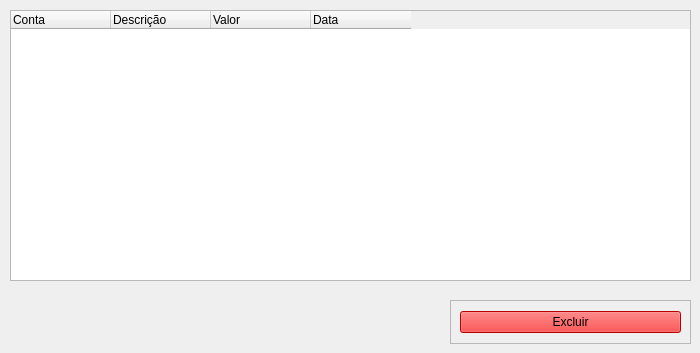
         <widget class="QWidget" name="tab_listarTransacoes">
          <attribute name="title">
           <string>Listar Transações</string>
          </attribute>
          <widget class="QTableWidget" name="tableWidget_transacoes">
           <property name="geometry">
            <rect>
             <x>10</x>
             <y>10</y>
             <width>681</width>
             <height>271</height>
            </rect>
           </property>
           <column>
            <property name="text">
             <string>Conta</string>
            </property>
            <property name="textAlignment">
             <set>AlignLeading|AlignVCenter</set>
            </property>
           </column>
           <column>
            <property name="text">
             <string>Descrição</string>
            </property>
            <property name="textAlignment">
             <set>AlignLeading|AlignVCenter</set>
            </property>
           </column>
           <column>
            <property name="text">
             <string>Valor</string>
            </property>
            <property name="textAlignment">
             <set>AlignLeading|AlignVCenter</set>
            </property>
           </column>
           <column>
            <property name="text">
             <string>Data</string>
            </property>
            <property name="textAlignment">
             <set>AlignLeading|AlignVCenter</set>
            </property>
           </column>
          </widget>
          <widget class="QFrame" name="frame_listarConta_2">
           <property name="geometry">
            <rect>
             <x>450</x>
             <y>300</y>
             <width>241</width>
             <height>44</height>
            </rect>
           </property>
           <property name="frameShape">
            <enum>QFrame::StyledPanel</enum>
           </property>
           <property name="frameShadow">
            <enum>QFrame::Raised</enum>
           </property>
           <layout class="QHBoxLayout" name="horizontalLayout_4">
            <item>
             <widget class="QPushButton" name="pushButton_excluirTransacao">
              <property name="styleSheet">
               <string notr="true">background-color: rgb(255, 0, 0);</string>
              </property>
              <property name="text">
               <string>Excluir</string>
              </property>
             </widget>
            </item>
           </layout>
          </widget>
         </widget>
